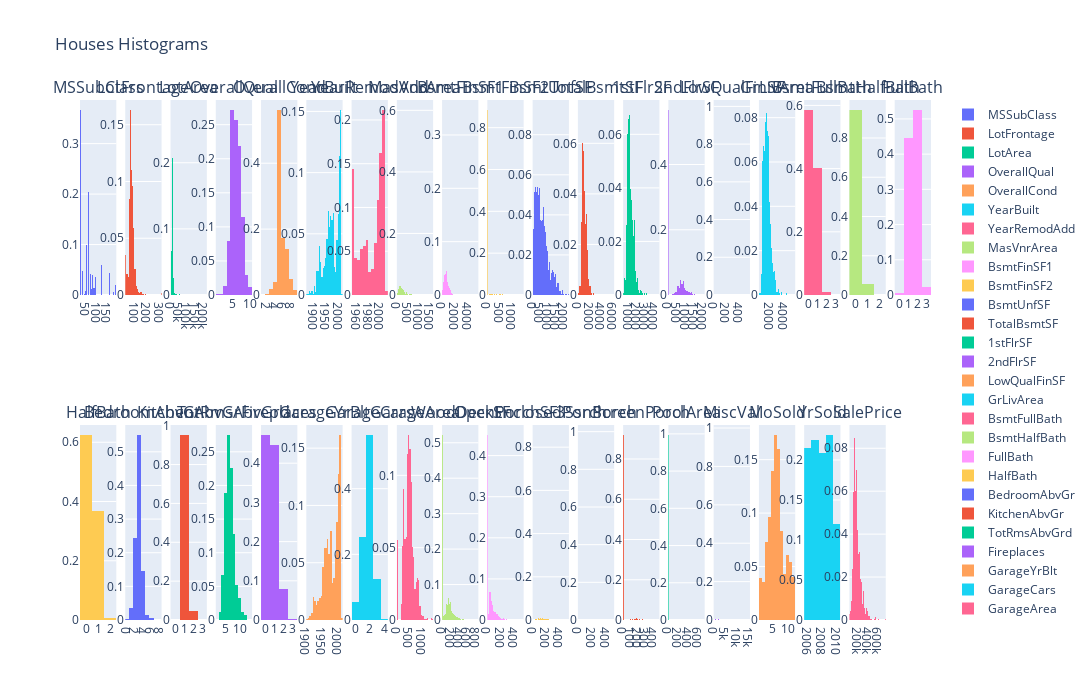

Source (notebook cell):
### Code cell
_num_features = number_features(houses_raw_df)
_n_cols = int(np.ceil(len(_num_features) / 2))
fig = make_subplots(rows=2, cols=_n_cols, subplot_titles=_num_features)

for idx, feature in enumerate(_num_features):
    r = idx // _n_cols + 1
    c = idx % _n_cols + 1
    fig.add_histogram(
        x=houses_raw_df[feature],
        row=r, col=c,
        name=feature,
        histnorm='probability'
    )
    
fig.update_layout(height=700, width=4500, title_text="Houses Histograms")
fig.show()

# Есть признаки которые относятся к категориальным. Переведем их в раздел таковых.
# А есть признаки, в которых > 90% процентов данных это какой-то один класс. Предлагается от таких признаков избавиться
# Также приметим признаки которые стоит логарифмировать или провести иные преобразования

### Figure 1 — Plotly figure (JSON) as saved in the notebook; plotly's stock layout.template omitted (floating-point values rounded to 4 significant figures; data arrays with more than 128 entries replaced by an {"elided": "..."} marker saying what was removed)
{"data": [{"histnorm": "probability", "name": "MSSubClass", "type": "histogram", "x": {"elided": "1460 int values"}, "xaxis": "x", "yaxis": "y"}, {"histnorm": "probability", "name": "LotFrontage", "type": "histogram", "x": {"elided": "1460 int values"}, "xaxis": "x2", "yaxis": "y2"}, {"histnorm": "probability", "name": "LotArea", "type": "histogram", "x": {"elided": "1460 int values"}, "xaxis": "x3", "yaxis": "y3"}, {"histnorm": "probability", "name": "OverallQual", "type": "histogram", "x": {"elided": "1460 int values"}, "xaxis": "x4", "yaxis": "y4"}, {"histnorm": "probability", "name": "OverallCond", "type": "histogram", "x": {"elided": "1460 int values"}, "xaxis": "x5", "yaxis": "y5"}, {"histnorm": "probability", "name": "YearBuilt", "type": "histogram", "x": {"elided": "1460 int values"}, "xaxis": "x6", "yaxis": "y6"}, {"histnorm": "probability", "name": "YearRemodAdd", "type": "histogram", "x": {"elided": "1460 int values"}, "xaxis": "x7", "yaxis": "y7"}, {"histnorm": "probability", "name": "MasVnrArea", "type": "histogram", "x": {"elided": "1460 int values"}, "xaxis": "x8", "yaxis": "y8"}, {"histnorm": "probability", "name": "BsmtFinSF1", "type": "histogram", "x": {"elided": "1460 int values"}, "xaxis": "x9", "yaxis": "y9"}, {"histnorm": "probability", "name": "BsmtFinSF2", "type": "histogram", "x": {"elided": "1460 int values"}, "xaxis": "x10", "yaxis": "y10"}, {"histnorm": "probability", "name": "BsmtUnfSF", "type": "histogram", "x": {"elided": "1460 int values"}, "xaxis": "x11", "yaxis": "y11"}, {"histnorm": "probability", "name": "TotalBsmtSF", "type": "histogram", "x": {"elided": "1460 int values"}, "xaxis": "x12", "yaxis": "y12"}, {"histnorm": "probability", "name": "1stFlrSF", "type": "histogram", "x": {"elided": "1460 int values"}, "xaxis": "x13", "yaxis": "y13"}, {"histnorm": "probability", "name": "2ndFlrSF", "type": "histogram", "x": {"elided": "1460 int values"}, "xaxis": "x14", "yaxis": "y14"}, {"histnorm": "probability", "name": "LowQualFinSF", "type": "histogram", "x": {"elided": "1460 int values"}, "xaxis": "x15", "yaxis": "y15"}, {"histnorm": "probability", "name": "GrLivArea", "type": "histogram", "x": {"elided": "1460 int values"}, "xaxis": "x16", "yaxis": "y16"}, {"histnorm": "probability", "name": "BsmtFullBath", "type": "histogram", "x": {"elided": "1460 int values"}, "xaxis": "x17", "yaxis": "y17"}, {"histnorm": "probability", "name": "BsmtHalfBath", "type": "histogram", "x": {"elided": "1460 int values"}, "xaxis": "x18", "yaxis": "y18"}, {"histnorm": "probability", "name": "FullBath", "type": "histogram", "x": {"elided": "1460 int values"}, "xaxis": "x19", "yaxis": "y19"}, {"histnorm": "probability", "name": "HalfBath", "type": "histogram", "x": {"elided": "1460 int values"}, "xaxis": "x20", "yaxis": "y20"}, {"histnorm": "probability", "name": "BedroomAbvGr", "type": "histogram", "x": {"elided": "1460 int values"}, "xaxis": "x21", "yaxis": "y21"}, {"histnorm": "probability", "name": "KitchenAbvGr", "type": "histogram", "x": {"elided": "1460 int values"}, "xaxis": "x22", "yaxis": "y22"}, {"histnorm": "probability", "name": "TotRmsAbvGrd", "type": "histogram", "x": {"elided": "1460 int values"}, "xaxis": "x23", "yaxis": "y23"}, {"histnorm": "probability", "name": "Fireplaces", "type": "histogram", "x": {"elided": "1460 int values"}, "xaxis": "x24", "yaxis": "y24"}, {"histnorm": "probability", "name": "GarageYrBlt", "type": "histogram", "x": {"elided": "1460 int values"}, "xaxis": "x25", "yaxis": "y25"}, {"histnorm": "probability", "name": "GarageCars", "type": "histogram", "x": {"elided": "1460 int values"}, "xaxis": "x26", "yaxis": "y26"}, {"histnorm": "probability", "name": "GarageArea", "type": "histogram", "x": {"elided": "1460 int values"}, "xaxis": "x27", "yaxis": "y27"}, {"histnorm": "probability", "name": "WoodDeckSF", "type": "histogram", "x": {"elided": "1460 int values"}, "xaxis": "x28", "yaxis": "y28"}, {"histnorm": "probability", "name": "OpenPorchSF", "type": "histogram", "x": {"elided": "1460 int values"}, "xaxis": "x29", "yaxis": "y29"}, {"histnorm": "probability", "name": "EnclosedPorch", "type": "histogram", "x": {"elided": "1460 int values"}, "xaxis": "x30", "yaxis": "y30"}, {"histnorm": "probability", "name": "3SsnPorch", "type": "histogram", "x": {"elided": "1460 int values"}, "xaxis": "x31", "yaxis": "y31"}, {"histnorm": "probability", "name": "ScreenPorch", "type": "histogram", "x": {"elided": "1460 int values"}, "xaxis": "x32", "yaxis": "y32"}, {"histnorm": "probability", "name": "PoolArea", "type": "histogram", "x": {"elided": "1460 int values"}, "xaxis": "x33", "yaxis": "y33"}, {"histnorm": "probability", "name": "MiscVal", "type": "histogram", "x": {"elided": "1460 int values"}, "xaxis": "x34", "yaxis": "y34"}, {"histnorm": "probability", "name": "MoSold", "type": "histogram", "x": {"elided": "1460 int values"}, "xaxis": "x35", "yaxis": "y35"}, {"histnorm": "probability", "name": "YrSold", "type": "histogram", "x": {"elided": "1460 int values"}, "xaxis": "x36", "yaxis": "y36"}, {"histnorm": "probability", "name": "SalePrice", "type": "histogram", "x": {"elided": "1460 int values"}, "xaxis": "x37", "yaxis": "y37"}], "layout": {"annotations": [{"font": {"size": 16}, "showarrow": false, "text": "MSSubClass", "x": 0.02133, "xanchor": "center", "xref": "paper", "y": 1, "yanchor": "bottom", "yref": "paper"}, {"font": {"size": 16}, "showarrow": false, "text": "LotFrontage", "x": 0.07452, "xanchor": "center", "xref": "paper", "y": 1, "yanchor": "bottom", "yref": "paper"}, {"font": {"size": 16}, "showarrow": false, "text": "LotArea", "x": 0.1277, "xanchor": "center", "xref": "paper", "y": 1, "yanchor": "bottom", "yref": "paper"}, {"font": {"size": 16}, "showarrow": false, "text": "OverallQual", "x": 0.1809, "xanchor": "center", "xref": "paper", "y": 1, "yanchor": "bottom", "yref": "paper"}, {"font": {"size": 16}, "showarrow": false, "text": "OverallCond", "x": 0.2341, "xanchor": "center", "xref": "paper", "y": 1, "yanchor": "bottom", "yref": "paper"}, {"font": {"size": 16}, "showarrow": false, "text": "YearBuilt", "x": 0.2873, "xanchor": "center", "xref": "paper", "y": 1, "yanchor": "bottom", "yref": "paper"}, {"font": {"size": 16}, "showarrow": false, "text": "YearRemodAdd", "x": 0.3404, "xanchor": "center", "xref": "paper", "y": 1, "yanchor": "bottom", "yref": "paper"}, {"font": {"size": 16}, "showarrow": false, "text": "MasVnrArea", "x": 0.3936, "xanchor": "center", "xref": "paper", "y": 1, "yanchor": "bottom", "yref": "paper"}, {"font": {"size": 16}, "showarrow": false, "text": "BsmtFinSF1", "x": 0.4468, "xanchor": "center", "xref": "paper", "y": 1, "yanchor": "bottom", "yref": "paper"}, {"font": {"size": 16}, "showarrow": false, "text": "BsmtFinSF2", "x": 0.5, "xanchor": "center", "xref": "paper", "y": 1, "yanchor": "bottom", "yref": "paper"}, {"font": {"size": 16}, "showarrow": false, "text": "BsmtUnfSF", "x": 0.5532, "xanchor": "center", "xref": "paper", "y": 1, "yanchor": "bottom", "yref": "paper"}, {"font": {"size": 16}, "showarrow": false, "text": "TotalBsmtSF", "x": 0.6064, "xanchor": "center", "xref": "paper", "y": 1, "yanchor": "bottom", "yref": "paper"}, {"font": {"size": 16}, "showarrow": false, "text": "1stFlrSF", "x": 0.6596, "xanchor": "center", "xref": "paper", "y": 1, "yanchor": "bottom", "yref": "paper"}, {"font": {"size": 16}, "showarrow": false, "text": "2ndFlrSF", "x": 0.7127, "xanchor": "center", "xref": "paper", "y": 1, "yanchor": "bottom", "yref": "paper"}, {"font": {"size": 16}, "showarrow": false, "text": "LowQualFinSF", "x": 0.7659, "xanchor": "center", "xref": "paper", "y": 1, "yanchor": "bottom", "yref": "paper"}, {"font": {"size": 16}, "showarrow": false, "text": "GrLivArea", "x": 0.8191, "xanchor": "center", "xref": "paper", "y": 1, "yanchor": "bottom", "yref": "paper"}, {"font": {"size": 16}, "showarrow": false, "text": "BsmtFullBath", "x": 0.8723, "xanchor": "center", "xref": "paper", "y": 1, "yanchor": "bottom", "yref": "paper"}, {"font": {"size": 16}, "showarrow": false, "text": "BsmtHalfBath", "x": 0.9255, "xanchor": "center", "xref": "paper", "y": 1, "yanchor": "bottom", "yref": "paper"}, {"font": {"size": 16}, "showarrow": false, "text": "FullBath", "x": 0.9787, "xanchor": "center", "xref": "paper", "y": 1, "yanchor": "bottom", "yref": "paper"}, {"font": {"size": 16}, "showarrow": false, "text": "HalfBath", "x": 0.02133, "xanchor": "center", "xref": "paper", "y": 0.375, "yanchor": "bottom", "yref": "paper"}, {"font": {"size": 16}, "showarrow": false, "text": "BedroomAbvGr", "x": 0.07452, "xanchor": "center", "xref": "paper", "y": 0.375, "yanchor": "bottom", "yref": "paper"}, {"font": {"size": 16}, "showarrow": false, "text": "KitchenAbvGr", "x": 0.1277, "xanchor": "center", "xref": "paper", "y": 0.375, "yanchor": "bottom", "yref": "paper"}, {"font": {"size": 16}, "showarrow": false, "text": "TotRmsAbvGrd", "x": 0.1809, "xanchor": "center", "xref": "paper", "y": 0.375, "yanchor": "bottom", "yref": "paper"}, {"font": {"size": 16}, "showarrow": false, "text": "Fireplaces", "x": 0.2341, "xanchor": "center", "xref": "paper", "y": 0.375, "yanchor": "bottom", "yref": "paper"}, {"font": {"size": 16}, "showarrow": false, "text": "GarageYrBlt", "x": 0.2873, "xanchor": "center", "xref": "paper", "y": 0.375, "yanchor": "bottom", "yref": "paper"}, {"font": {"size": 16}, "showarrow": false, "text": "GarageCars", "x": 0.3404, "xanchor": "center", "xref": "paper", "y": 0.375, "yanchor": "bottom", "yref": "paper"}, {"font": {"size": 16}, "showarrow": false, "text": "GarageArea", "x": 0.3936, "xanchor": "center", "xref": "paper", "y": 0.375, "yanchor": "bottom", "yref": "paper"}, {"font": {"size": 16}, "showarrow": false, "text": "WoodDeckSF", "x": 0.4468, "xanchor": "center", "xref": "paper", "y": 0.375, "yanchor": "bottom", "yref": "paper"}, {"font": {"size": 16}, "showarrow": false, "text": "OpenPorchSF", "x": 0.5, "xanchor": "center", "xref": "paper", "y": 0.375, "yanchor": "bottom", "yref": "paper"}, {"font": {"size": 16}, "showarrow": false, "text": "EnclosedPorch", "x": 0.5532, "xanchor": "center", "xref": "paper", "y": 0.375, "yanchor": "bottom", "yref": "paper"}, {"font": {"size": 16}, "showarrow": false, "text": "3SsnPorch", "x": 0.6064, "xanchor": "center", "xref": "paper", "y": 0.375, "yanchor": "bottom", "yref": "paper"}, {"font": {"size": 16}, "showarrow": false, "text": "ScreenPorch", "x": 0.6596, "xanchor": "center", "xref": "paper", "y": 0.375, "yanchor": "bottom", "yref": "paper"}, {"font": {"size": 16}, "showarrow": false, "text": "PoolArea", "x": 0.7127, "xanchor": "center", "xref": "paper", "y": 0.375, "yanchor": "bottom", "yref": "paper"}, {"font": {"size": 16}, "showarrow": false, "text": "MiscVal", "x": 0.7659, "xanchor": "center", "xref": "paper", "y": 0.375, "yanchor": "bottom", "yref": "paper"}, {"font": {"size": 16}, "showarrow": false, "text": "MoSold", "x": 0.8191, "xanchor": "center", "xref": "paper", "y": 0.375, "yanchor": "bottom", "yref": "paper"}, {"font": {"size": 16}, "showarrow": false, "text": "YrSold", "x": 0.8723, "xanchor": "center", "xref": "paper", "y": 0.375, "yanchor": "bottom", "yref": "paper"}, {"font": {"size": 16}, "showarrow": false, "text": "SalePrice", "x": 0.9255, "xanchor": "center", "xref": "paper", "y": 0.375, "yanchor": "bottom", "yref": "paper"}], "height": 700, "title": {"text": "Houses Histograms"}, "width": 4500, "xaxis": {"anchor": "y", "domain": [0, 0.04266]}, "xaxis10": {"anchor": "y10", "domain": [0.4787, 0.5213]}, "xaxis11": {"anchor": "y11", "domain": [0.5319, 0.5745]}, "xaxis12": {"anchor": "y12", "domain": [0.585, 0.6277]}, "xaxis13": {"anchor": "y13", "domain": [0.6382, 0.6809]}, "xaxis14": {"anchor": "y14", "domain": [0.6914, 0.7341]}, "xaxis15": {"anchor": "y15", "domain": [0.7446, 0.7873]}, "xaxis16": {"anchor": "y16", "domain": [0.7978, 0.8404]}, "xaxis17": {"anchor": "y17", "domain": [0.851, 0.8936]}, "xaxis18": {"anchor": "y18", "domain": [0.9042, 0.9468]}, "xaxis19": {"anchor": "y19", "domain": [0.9573, 1]}, "xaxis2": {"anchor": "y2", "domain": [0.05319, 0.09584]}, "xaxis20": {"anchor": "y20", "domain": [0, 0.04266]}, "xaxis21": {"anchor": "y21", "domain": [0.05319, 0.09584]}, "xaxis22": {"anchor": "y22", "domain": [0.1064, 0.149]}, "xaxis23": {"anchor": "y23", "domain": [0.1596, 0.2022]}, "xaxis24": {"anchor": "y24", "domain": [0.2127, 0.2554]}, "xaxis25": {"anchor": "y25", "domain": [0.2659, 0.3086]}, "xaxis26": {"anchor": "y26", "domain": [0.3191, 0.3618]}, "xaxis27": {"anchor": "y27", "domain": [0.3723, 0.415]}, "xaxis28": {"anchor": "y28", "domain": [0.4255, 0.4681]}, "xaxis29": {"anchor": "y29", "domain": [0.4787, 0.5213]}, "xaxis3": {"anchor": "y3", "domain": [0.1064, 0.149]}, "xaxis30": {"anchor": "y30", "domain": [0.5319, 0.5745]}, "xaxis31": {"anchor": "y31", "domain": [0.585, 0.6277]}, "xaxis32": {"anchor": "y32", "domain": [0.6382, 0.6809]}, "xaxis33": {"anchor": "y33", "domain": [0.6914, 0.7341]}, "xaxis34": {"anchor": "y34", "domain": [0.7446, 0.7873]}, "xaxis35": {"anchor": "y35", "domain": [0.7978, 0.8404]}, "xaxis36": {"anchor": "y36", "domain": [0.851, 0.8936]}, "xaxis37": {"anchor": "y37", "domain": [0.9042, 0.9468]}, "xaxis38": {"anchor": "y38", "domain": [0.9573, 1]}, "xaxis4": {"anchor": "y4", "domain": [0.1596, 0.2022]}, "xaxis5": {"anchor": "y5", "domain": [0.2127, 0.2554]}, "xaxis6": {"anchor": "y6", "domain": [0.2659, 0.3086]}, "xaxis7": {"anchor": "y7", "domain": [0.3191, 0.3618]}, "xaxis8": {"anchor": "y8", "domain": [0.3723, 0.415]}, "xaxis9": {"anchor": "y9", "domain": [0.4255, 0.4681]}, "yaxis": {"anchor": "x", "domain": [0.625, 1]}, "yaxis10": {"anchor": "x10", "domain": [0.625, 1]}, "yaxis11": {"anchor": "x11", "domain": [0.625, 1]}, "yaxis12": {"anchor": "x12", "domain": [0.625, 1]}, "yaxis13": {"anchor": "x13", "domain": [0.625, 1]}, "yaxis14": {"anchor": "x14", "domain": [0.625, 1]}, "yaxis15": {"anchor": "x15", "domain": [0.625, 1]}, "yaxis16": {"anchor": "x16", "domain": [0.625, 1]}, "yaxis17": {"anchor": "x17", "domain": [0.625, 1]}, "yaxis18": {"anchor": "x18", "domain": [0.625, 1]}, "yaxis19": {"anchor": "x19", "domain": [0.625, 1]}, "yaxis2": {"anchor": "x2", "domain": [0.625, 1]}, "yaxis20": {"anchor": "x20", "domain": [0, 0.375]}, "yaxis21": {"anchor": "x21", "domain": [0, 0.375]}, "yaxis22": {"anchor": "x22", "domain": [0, 0.375]}, "yaxis23": {"anchor": "x23", "domain": [0, 0.375]}, "yaxis24": {"anchor": "x24", "domain": [0, 0.375]}, "yaxis25": {"anchor": "x25", "domain": [0, 0.375]}, "yaxis26": {"anchor": "x26", "domain": [0, 0.375]}, "yaxis27": {"anchor": "x27", "domain": [0, 0.375]}, "yaxis28": {"anchor": "x28", "domain": [0, 0.375]}, "yaxis29": {"anchor": "x29", "domain": [0, 0.375]}, "yaxis3": {"anchor": "x3", "domain": [0.625, 1]}, "yaxis30": {"anchor": "x30", "domain": [0, 0.375]}, "yaxis31": {"anchor": "x31", "domain": [0, 0.375]}, "yaxis32": {"anchor": "x32", "domain": [0, 0.375]}, "yaxis33": {"anchor": "x33", "domain": [0, 0.375]}, "yaxis34": {"anchor": "x34", "domain": [0, 0.375]}, "yaxis35": {"anchor": "x35", "domain": [0, 0.375]}, "yaxis36": {"anchor": "x36", "domain": [0, 0.375]}, "yaxis37": {"anchor": "x37", "domain": [0, 0.375]}, "yaxis38": {"anchor": "x38", "domain": [0, 0.375]}, "yaxis4": {"anchor": "x4", "domain": [0.625, 1]}, "yaxis5": {"anchor": "x5", "domain": [0.625, 1]}, "yaxis6": {"anchor": "x6", "domain": [0.625, 1]}, "yaxis7": {"anchor": "x7", "domain": [0.625, 1]}, "yaxis8": {"anchor": "x8", "domain": [0.625, 1]}, "yaxis9": {"anchor": "x9", "domain": [0.625, 1]}}}
